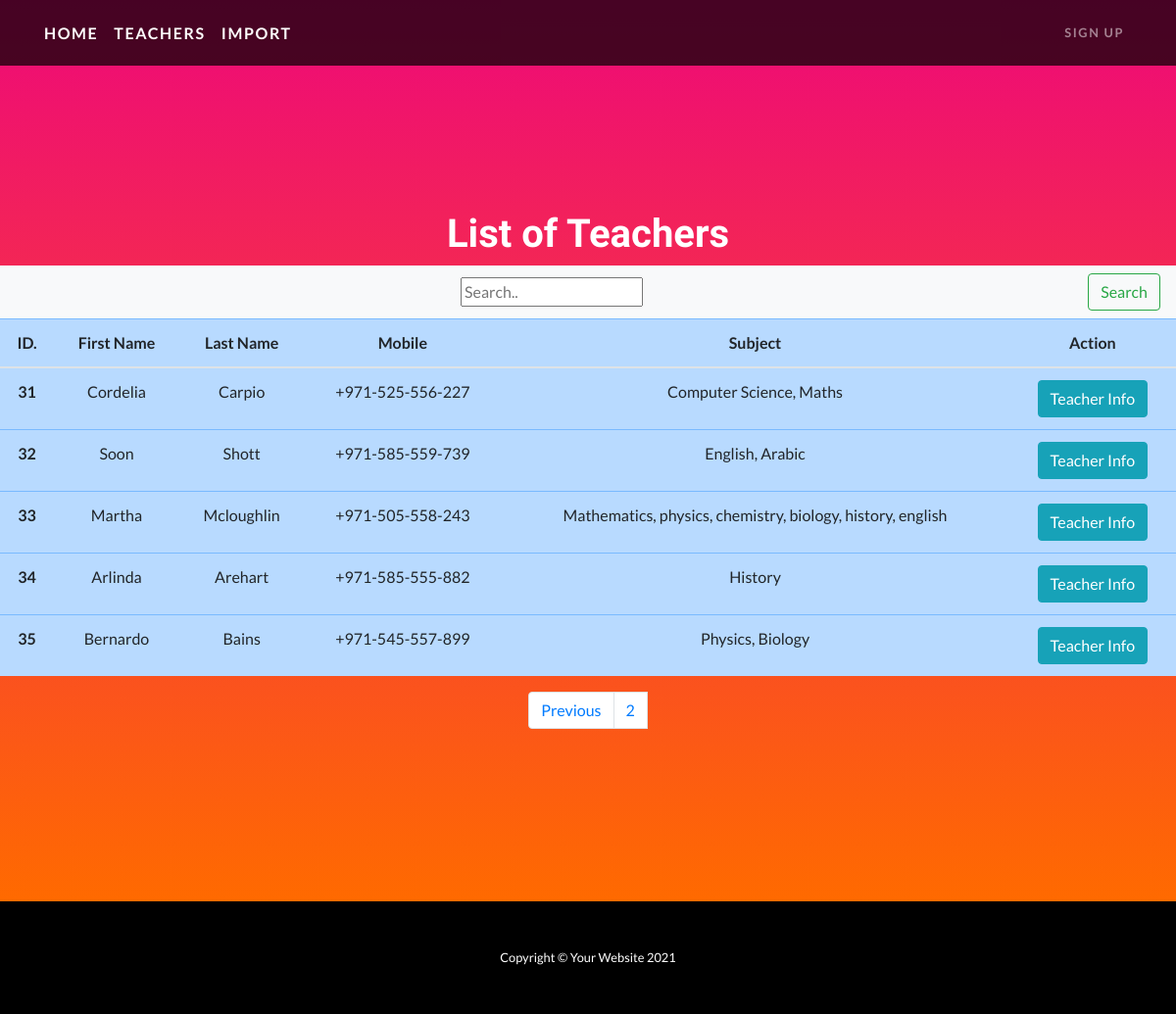
Page /t_list?page=2 on the committed database.
### teacher/models.py (models this page shows, shortened)
class Teacher(models.Model):
    first_name=models.CharField(max_length=56)
    last_name=models.CharField(max_length=56)
    email_address=models.EmailField()
    profile_picture = models.ImageField(default='default.jpg',upload_to='teacher')
    mobile_number=models.CharField(max_length=16)
    room_number = models.CharField(max_length=10)
    subject_taught = models.CharField(max_length=256)
    created = models.DateField(auto_now_add=True)
    class Meta:
        ordering=('-created',)

### teacher/views.py (the view)
# urls.py: path('t_list', views.teacher_list,name='teacher_list'),
def teacher_list(request):
    t_list = Teacher.objects.all()
    paginator=Paginator(t_list, 5)
    page_number=request.GET.get('page')
    query=request.GET.get("q")
    if query:
        t_list=t_list.filter(Q(last_name__icontains=query) | Q(subject_taught__icontains=query)).distinct()
    try:
        t_list=paginator.page(page_number)
    except PageNotAnInteger:
        t_list=paginator.page(1)
    except EmptyPage:
        t_list=paginator.page(paginator.num_pages)
    return render(request, 'teacher_list.html', {'t_list':t_list,})

### templates/teacher_list.html
{% extends 'base.html'%}
{% load static%}
{% block container_block %}
<header class="masthead text-center text-white">
<div class="table-responsive">
<table class="table table-hover">
  <thead>
    <tr class="table-primary">
      <th scope="col">ID.</th>
      <th scope="col">First Name</th>
      <th scope="col">Last Name</th>
      <th scope="col">Mobile</th>
      <th scope="col">Subject</th>
    <th scope="col">Action</th>
    </tr>
  </thead>
  <tbody>
  <h1> List of Teachers </h1>
   <nav class="navbar navbar-light bg-light">
  <form class="example"  method="GET" action="" >
          <input type="text" placeholder="Search.." name="q" value="{{request.GET.q}}" >
    <button class="btn btn-outline-success my-2 my-sm-0" type="submit">Search</button>
  </form>
</nav>
  {% for teacher in t_list %}
    <tr class="table-primary">
      <th scope="row">{{teacher.id}}</th>
      <td>{{teacher.first_name}}</td>
      <td>{{teacher.last_name}}</td>
      <td>{{teacher.mobile_number}}</td>
      <td>{{teacher.subject_taught}}</td>
      <td><a href="{% url 'teacher:details'  pk=teacher.id %}"> <button type="button" class="btn btn-info">Teacher Info</button> </a> </td>
    </tr>
    {% endfor %}
  </tbody>
</table>
</div>
{%include 'pagination.html' with page=t_list %}
  </header>
{% endblock %}

### rows in the picture
Teacher: id "31", first_name "Cordelia", last_name "Carpio", mobile_number "+971-525-556-227", subject_taught "Computer Science, Maths"
Teacher: id "32", first_name "Soon", last_name "Shott", mobile_number "+971-585-559-739", subject_taught "English, Arabic"
Teacher: id "33", first_name "Martha", last_name "Mcloughlin", mobile_number "+971-505-558-243", subject_taught "Mathematics, physics, chemistry, biology, history, english"
Teacher: id "34", first_name "Arlinda", last_name "Arehart", mobile_number "+971-585-555-882", subject_taught "History"
Teacher: id "35", first_name "Bernardo", last_name "Bains", mobile_number "+971-545-557-899", subject_taught "Physics, Biology"

### other values in the picture
{{ page.number }} "2"
